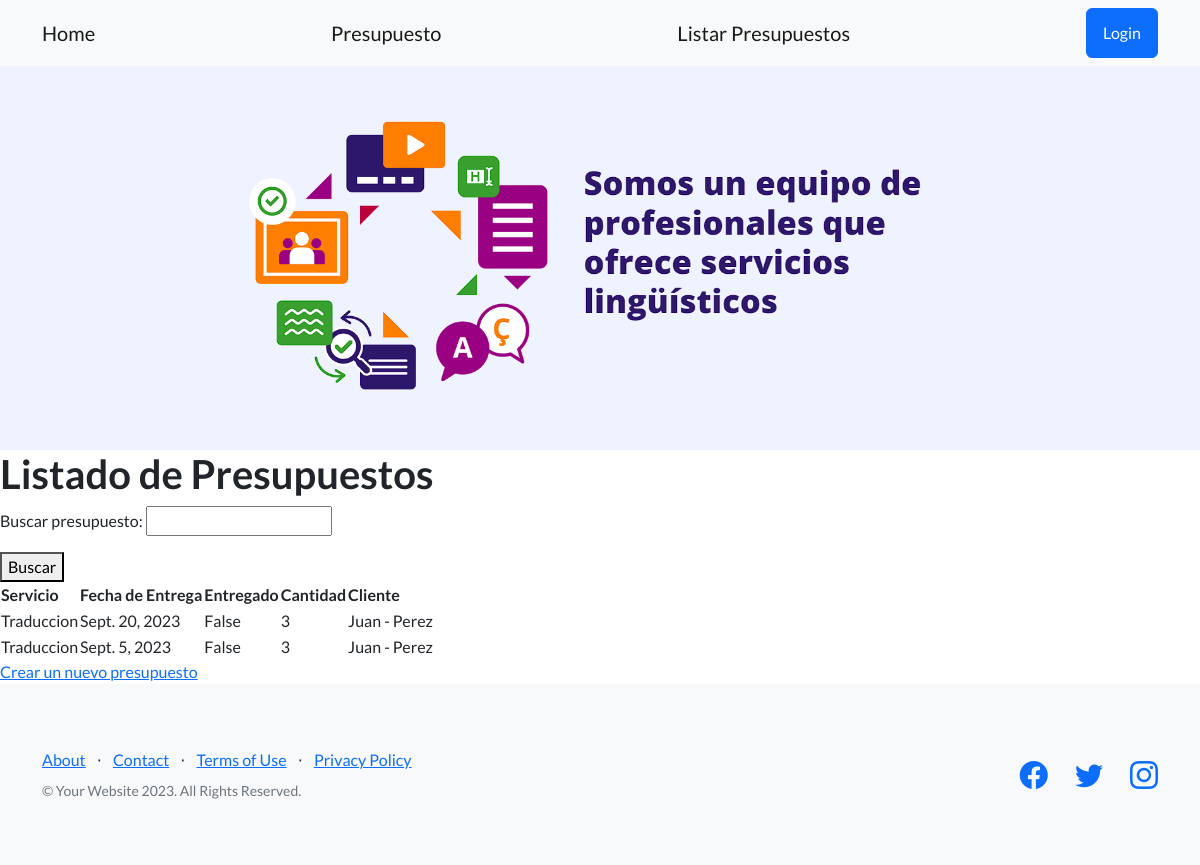
Page /app/presupuestos/ on the earlier database version.
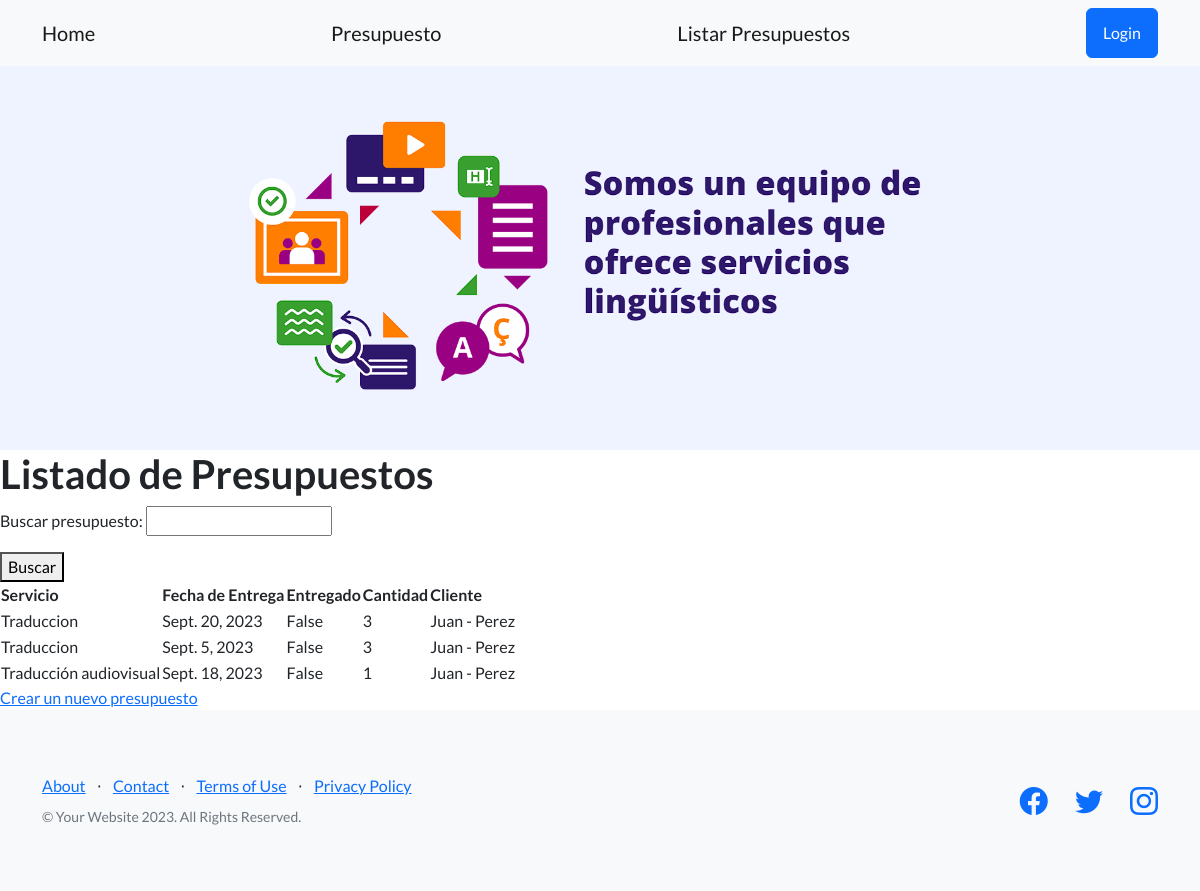
Same page on the later database version.
### app/models.py (models this page shows, shortened)
class Presupuesto(models.Model):
    servicio = models.CharField(max_length=40)
    fechaDeEntrega = models.DateField()
    entregado = models.BooleanField()
    cantidad = models.IntegerField()
    cliente = models.ForeignKey(Cliente, on_delete=models.CASCADE)

class Cliente(models.Model):
    nombre = models.CharField(max_length=40)
    apellido = models.CharField(max_length=40)
    email = models.EmailField()
    def __str__(self):
        return f"{self.nombre} - {self.apellido}"

### app/views.py (the view, shortened to what this page needs)
# urls.py: path("presupuestos/", listar_presupuestos, name="ListarPresupuestos"),
def listar_presupuestos(req):
    form = BusquedaPresupuestoForm()
    presupuestos = Presupuesto.objects.all()
    return render(
        req, "listar_presupuestos.html", {"presupuestos": presupuestos, "form": form}
    )

### app/forms.py
class BusquedaPresupuestoForm(forms.Form):
    consulta = forms.CharField(label="Buscar presupuesto", max_length=100)

### app/templates/listar_presupuestos.html (shortened to what this page needs)
{% extends 'home.html' %} {% block contenidoQueCambia %}
<!DOCTYPE html>
<html lang="es">
  <head>
  </head>
  <body>
    <h1>Listado de Presupuestos</h1>
    <form method="post">
      {% csrf_token %} {{ form.as_p }}
      <button type="submit">Buscar</button>
    </form>
    <table>
      <thead>
        <tr>
          <th>Servicio</th>
          <th>Fecha de Entrega</th>
          <th>Entregado</th>
          <th>Cantidad</th>
          <th>Cliente</th>
        </tr>
      </thead>
      <tbody>
        {% for presupuesto in presupuestos %}
        <tr>
          <td>{{ presupuesto.servicio }}</td>
          <td>{{ presupuesto.fechaDeEntrega }}</td>
          <td>{{ presupuesto.entregado }}</td>
          <td>{{ presupuesto.cantidad }}</td>
          <td>{{ presupuesto.cliente }}</td>
        </tr>
        {% endfor %}
      </tbody>
    </table>
    <a href="{% url 'PresupuestoFormulario' %}">Crear un nuevo presupuesto</a>
  </body>
</html>
{% endblock contenidoQueCambia %}

### app/templates/home.html (shortened to what this page needs)
{% load static %}
<!DOCTYPE html>
<html lang="en">
  <head>
    {% load static %}
    <link
      href="https://cdn.jsdelivr.net/npm/bootstrap-icons@1.5.0/font/bootstrap-icons.css"
      rel="stylesheet"
      type="text/css"
    />
    <link
      rel="stylesheet"
      type="text/css"
      href="{% static 'css/styles.css' %}"
    />
  </head>
  <body>
    {% include 'navbar.html' %}
    <header class="masthead">
    </header>
    {% block contenidoQueCambia %} {% endblock contenidoQueCambia %}
    <footer class="footer bg-light">
      <div class="container">
        <div class="row">
          <div class="col-lg-6 h-100 text-center text-lg-start my-auto">
            <ul class="list-inline mb-2">
              <li class="list-inline-item"><a href="#!">About</a></li>
              <li class="list-inline-item">⋅</li>
              <li class="list-inline-item"><a href="#!">Contact</a></li>
              <li class="list-inline-item">⋅</li>
              <li class="list-inline-item"><a href="#!">Terms of Use</a></li>
              <li class="list-inline-item">⋅</li>
              <li class="list-inline-item"><a href="#!">Privacy Policy</a></li>
            </ul>
            <p class="text-muted small mb-4 mb-lg-0">
              &copy; Your Website 2023. All Rights Reserved.
            </p>
          </div>
          <div class="col-lg-6 h-100 text-center text-lg-end my-auto">
            <ul class="list-inline mb-0">
              <li class="list-inline-item me-4">
                <a href="#!"><i class="bi-facebook fs-3"></i></a>
              </li>
              <li class="list-inline-item me-4">
                <a href="#!"><i class="bi-twitter fs-3"></i></a>
              </li>
              <li class="list-inline-item">
                <a href="#!"><i class="bi-instagram fs-3"></i></a>
              </li>
            </ul>
          </div>
        </div>
      </div>
    </footer>
  </body>
</html>

### app/templates/navbar.html
<nav class="navbar navbar-light bg-light static-top">
  <div class="container">
    <a class="navbar-brand" href="{% url 'Home' %}">Home</a>
    <a class="navbar-brand" href="{% url 'PresupuestoFormulario' %}"
      >Presupuesto</a
    >
    <a class="navbar-brand" href="{% url 'ListarPresupuestos' %}"
      >Listar Presupuestos</a
    >
    <a class="btn btn-primary" href="{% url 'Login' %}">Login</a>
  </div>
</nav>

Differences in the rows shown:
added Presupuesto: servicio "Traducción audiovisual", fechaDeEntrega "Sept. 18, 2023", entregado "False", cantidad "1", cliente "Juan - Perez"
